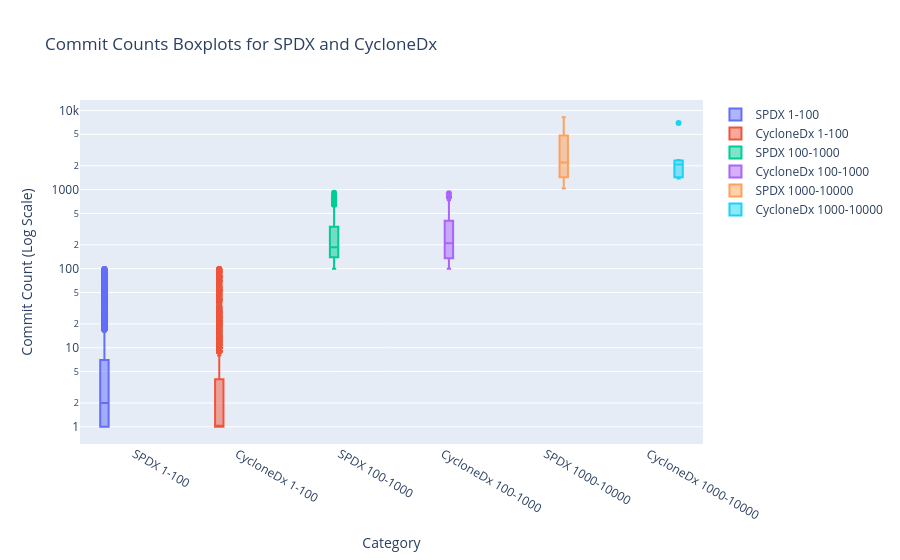

Notebook code cell kept with this figure:
### Code cell
import pandas as pd
import plotly.graph_objects as go
import plotly.io as pio
import pickle
from collections import Counter

# Load the commit counts by repository
with open('commit_counts_by_repo.pkl', 'rb') as f:
    commit_count_repos = pickle.load(f)

# Load the CSV file
df = pd.read_csv('CycloneNSpdxTools.csv')

# Initialize counters
spdx_counter = Counter()
cyclonedx_counter = Counter()

# Update counters based on the format
for index, row in df.iterrows():
    if row['Format'] == 'SPDX':
        spdx_counter.update(v for v in commit_count_repos[row['Repo']].values())
    elif row['Format'] == 'CycloneDx':
        cyclonedx_counter.update(v for v in commit_count_repos[row['Repo']].values())

# Filter counts into specified ranges
def filter_counts(counter, min_value, max_value):
    return [count for count in counter.elements() if min_value <= count < max_value]

spdx_1_100 = filter_counts(spdx_counter, 1, 100)
spdx_100_1000 = filter_counts(spdx_counter, 100, 1000)
spdx_1000_10000 = filter_counts(spdx_counter, 1000, 10000)

cyclonedx_1_100 = filter_counts(cyclonedx_counter, 1, 100)
cyclonedx_100_1000 = filter_counts(cyclonedx_counter, 100, 1000)
cyclonedx_1000_10000 = filter_counts(cyclonedx_counter, 1000, 10000)

# Create boxplots
fig = go.Figure()

# Add boxplots for 1-100 range
fig.add_trace(go.Box(y=spdx_1_100, name='SPDX 1-100'))
fig.add_trace(go.Box(y=cyclonedx_1_100, name='CycloneDx 1-100'))

# Add boxplots for 100-1000 range
fig.add_trace(go.Box(y=spdx_100_1000, name='SPDX 100-1000'))
fig.add_trace(go.Box(y=cyclonedx_100_1000, name='CycloneDx 100-1000'))

# Add boxplots for 1000-10000 range
fig.add_trace(go.Box(y=spdx_1000_10000, name='SPDX 1000-10000'))
fig.add_trace(go.Box(y=cyclonedx_1000_10000, name='CycloneDx 1000-10000'))

# Update layout
fig.update_layout(
    title='Commit Counts Boxplots for SPDX and CycloneDx',
    yaxis_title='Commit Count (Log Scale)',
    xaxis_title='Category',
    yaxis=dict(type='log'),
    boxmode='group'  # group together the boxes for different traces
)

# Display the plot
pio.show(fig)

### Figure 1 — Plotly figure (JSON) as saved in the notebook; plotly's stock layout.template omitted (floating-point values rounded to 4 significant figures; data arrays with more than 128 entries replaced by an {"elided": "..."} marker saying what was removed)
{"data": [{"name": "SPDX 1-100", "type": "box", "y": {"elided": "3418 int values"}}, {"name": "CycloneDx 1-100", "type": "box", "y": {"elided": "2386 int values"}}, {"name": "SPDX 100-1000", "type": "box", "y": {"elided": "201 int values"}}, {"name": "CycloneDx 100-1000", "type": "box", "y": [187, 187, 110, 110, 116, 116, 240, 240, 200, 200, 200, 617, 133, 514, 274, 570, 305, 193, 507, 408, 408, 102, 201, 371, 113, 113, 143, 143, 383, 383, 733, 178, 178, 147, 537, 537, 212, 212, 500, 278, 619, 100, 100, 118, 405, 533, 148, 148, 148, 631, 631, 620, 620, 125, 125, 131, 131, 310, 310, 263, 179, 379, 135, 135, 135, 135, 400, 124, 122, 183, 138, 127, 142, 142, 142, 112, 112, 112, 215, 215, 117, 117, 354, 354, 474, 223, 163, 319, 406, 324, 487, 806, 206, 151, 279, 279, 704, 704, 166, 166, 256, 896, 177, 455, 121, 532, 165, 373, 249, 808, 717, 253, 120, 581, 105, 153, 680, 136, 331, 255]}, {"name": "SPDX 1000-10000", "type": "box", "y": [6979, 1523, 2203, 1452, 1452, 1315, 1356, 1632, 6943, 6943, 4115, 1274, 1616, 1029, 1037, 2688, 2688, 8225, 8225, 2379, 2379]}, {"name": "CycloneDx 1000-10000", "type": "box", "y": [2208, 1416, 2371, 2071, 6943, 1384, 1485]}], "layout": {"boxmode": "group", "title": {"text": "Commit Counts Boxplots for SPDX and CycloneDx"}, "xaxis": {"title": {"text": "Category"}}, "yaxis": {"title": {"text": "Commit Count (Log Scale)"}, "type": "log"}}}
